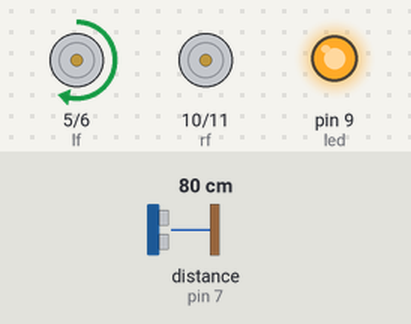
This sketch was run on a simulated Arduino Uno, built with avr-gcc and run on an emulated ATmega328P. On the bench: motor-driver pin pairs drawn as motors (green arrow = first pin HIGH = forward, orange = second pin HIGH = backward, longer = more drive), output pins drawn as LEDs (lit = HIGH). Wiring (inferred from the names in the program): ultrasonic range finder: trigger pin 8; echo pin 7. The inputs (shaded band) are chosen by the test bench; at power-on: distance to the obstacle (sensor on pin 7) 80 cm. The echo pulse lasts 58.3 µs per cm; pins used as bus, display or sensor lines are not drawn; what the sketch prints to the serial monitor is not drawn.

Above: at 1.2 s.
1.3 s: distance to the obstacle (sensor on pin 7) set to 13 cm
2.8 s: distance to the obstacle (sensor on pin 7) set to 10 cm
At 3.4 s:
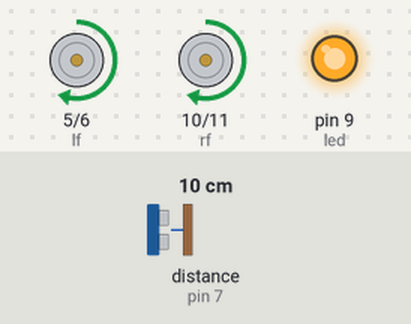
4.3 s: distance to the obstacle (sensor on pin 7) set to 9 cm
At 5.0 s:
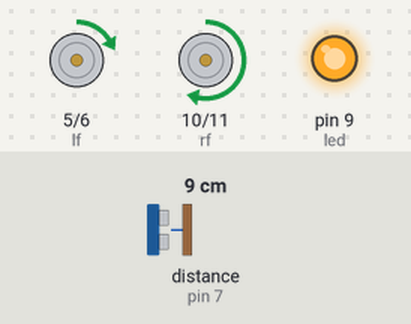
5.8 s: distance to the obstacle (sensor on pin 7) set to 11 cm
At 6.8 s:
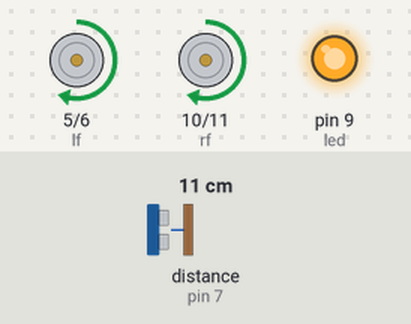
7.3 s: distance to the obstacle (sensor on pin 7) set to 2 cm
At 8.0 s:
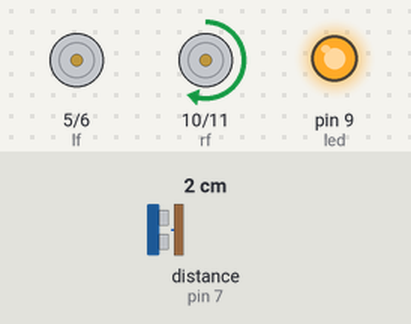
8.8 s: distance to the obstacle (sensor on pin 7) set to 5 cm
10.3 s: distance to the obstacle (sensor on pin 7) set to 8 cm
At 10.7 s:
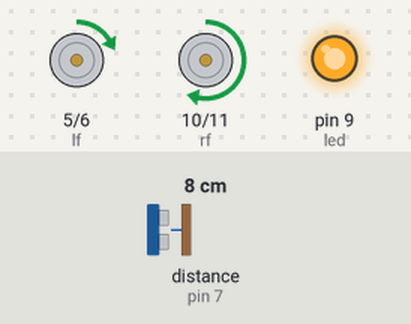
Timing chart, 0 to 12.8 s (numbered marks = the images above; inputs shaded):
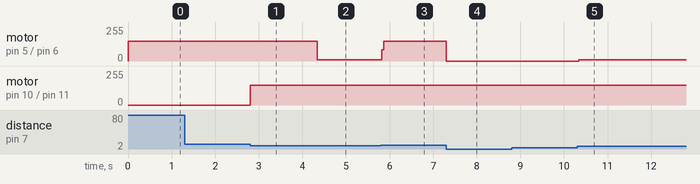

Measured:
- the behaviour switches between 12 and 11 cm on distance to the obstacle (sensor on pin 7) (found by bisection; images 0 and 1)
- the behaviour switches between 9 and 10 cm on distance to the obstacle (sensor on pin 7) (found by bisection; images 2 and 3)
- after the input at 2.8 s, motor on pin 10 (rf) / pin 11 (rb): stopped → forward 150/255 at once
- after the input at 4.3 s, motor on pin 5 (lf) / pin 6 (lb): forward 150/255 → forward 9/255 at once
- after the input at 5.8 s, motor on pin 5 (lf) / pin 6 (lb): forward 9/255 → forward 150/255 at once
- after the input at 7.3 s, motor on pin 5 (lf) / pin 6 (lb): forward 150/255 → stopped at once
- after the input at 10.3 s, motor on pin 5 (lf) / pin 6 (lb): stopped → forward 9/255 at once

The sketch:

wall_follower2.ino
```cpp
//#define NUM_SENSORS   6
#define trigPin 8
#define echoPin 7
int led =9;
int val=255;

unsigned long int sum=0,ts=0,ps=0,ls=0,rs=0,ms=0,ols,ors;
int lf = 5;
int lb = 6;
int rf = 10;
int rb = 11;

int bspeed =150;
int SPEED;
int MSPEED=250;
int state=0;
int flag=0;
int stateStop=0;
int i,j;

void setup() {
  pinMode(led, OUTPUT);
  pinMode(trigPin, OUTPUT);
  pinMode(echoPin, INPUT);
    //delay(200);
  pinMode(lf, OUTPUT);
  pinMode(lb, OUTPUT);
  pinMode(rf, OUTPUT);
  pinMode(rb, OUTPUT);
  pinMode(led, OUTPUT);
  // initialize serial communication at 9600 bits per second:
  Serial.begin(115200);
  //delay(500);
  analogWrite(led, val);
  SPEED=bspeed;


//calibration();


}

// the loop routine runs over and over again forever:


void mway(int state)
{

if (state == 'f') {
        analogWrite(lf, SPEED);
        analogWrite(lb, 0);
        analogWrite(rf, SPEED);
        analogWrite(rb, 0);
          Serial.println("F");
    }
    else if (state == 'l') {
        analogWrite(lf, 0 );
        analogWrite(lb, 0);
        analogWrite(rf, SPEED);
        analogWrite(rb, 0);
         Serial.println("l");
    }
    else if (state == 'L') {
        analogWrite(lf, 0);
        analogWrite(lb, SPEED);
        analogWrite(rf, SPEED);
        analogWrite(rb, 0);
          Serial.println("L");
    }
        else if (state == 'm') {
        analogWrite(lf, 0);
        analogWrite(lb, SPEED);
        analogWrite(rf, 0);
        analogWrite(rb, 0);
         Serial.println("BL");
     }
    else if (state == 'b') {
        analogWrite(lf, 0);
        analogWrite(lb, SPEED);
        analogWrite(rf, 0);
        analogWrite(rb, SPEED);
         Serial.println("BACK");
    }
    else if (state == 'r') {
        analogWrite(lf, SPEED);
        analogWrite(lb, 0);
        analogWrite(rf, 0);
        analogWrite(rb, 0);
          Serial.println("r");
    }
    else if (state == 'R') {
        analogWrite(lf, SPEED);
        analogWrite(lb, 0);
        analogWrite(rf, 0);
        analogWrite(rb, SPEED);
          Serial.println("R");
    }
    else if (state == 'q') {
        analogWrite(lf, 0);
        analogWrite(lb, 0);
        analogWrite(rf, 0);
        analogWrite(rb, SPEED);
         Serial.println("BR");
    }

    else if (state == 's') {
        analogWrite(lf, 0);
        analogWrite(lb, 0);
        analogWrite(rf, 0);
        analogWrite(rb, 0);
        analogWrite(led, 0);
        if(flag == 0){
         Serial.println("S");
          flag=1;
        }
        stateStop=0;
    }
}


void wall()
{
  long duration, distance;
  digitalWrite(trigPin, LOW);
  delayMicroseconds(2);
  digitalWrite(trigPin, HIGH);
  delayMicroseconds(10);
  digitalWrite(trigPin, LOW);
  duration = pulseIn(echoPin, HIGH);
  distance = (duration/2) / 29.1;

  if (distance >= 500 || distance <= 0){
    Serial.println("Out of range");
  }
  else {
    Serial.print(distance);
    Serial.println(" cm");
  }
  if (distance>11)
  mway('r');
  if ((distance<11)&&distance>5)
  mway('f');
  if (distance<9)
  mway('l');


}
void loop() {


wall();


}
```
